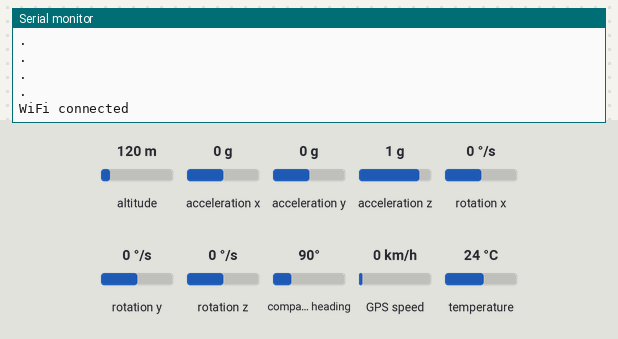
The sketch below on a simulated ESP32. On the bench: the last lines printed to the serial monitor. Inputs (shaded band) come from the test bench; at power-on: acceleration x 0 g, altitude 120 m, acceleration y 0 g, acceleration z 1 g, GPS speed 0 km/h, rotation x 0 °/s, rotation y 0 °/s, rotation z 0 °/s, compass heading 90°, temperature 24 °C. WiFi joins after 1.5 s; servers stay silent unless stated; the GPS gets a fix after 3 s at 37.7749, -122.4194 with 8 satellites.

Above: at 2.7 s.
2.8 s: acceleration x set to -1.4 g
At 4.2 s:
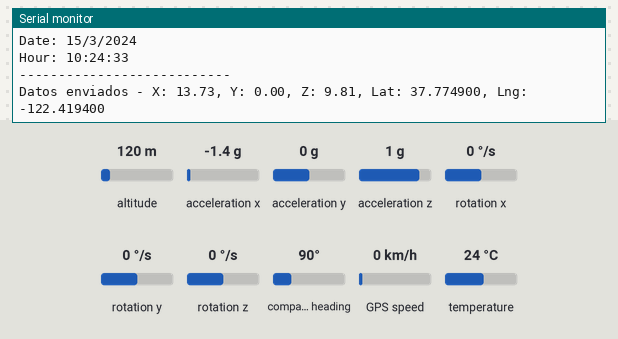
4.3 s: altitude set to 20 m
At 7.1 s:
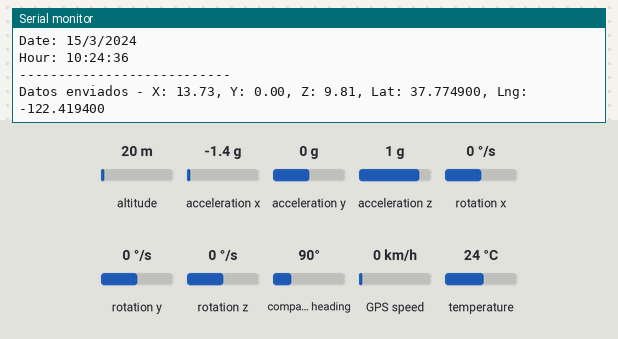
7.3 s: acceleration y set to -1.4 g
At 8.43 s:
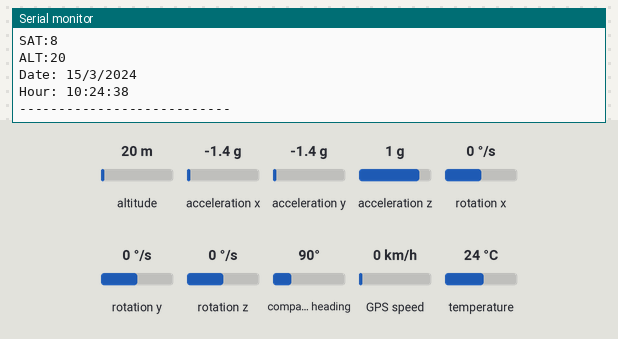
8.8 s: acceleration z set to -1.4 g
At 9.6 s:
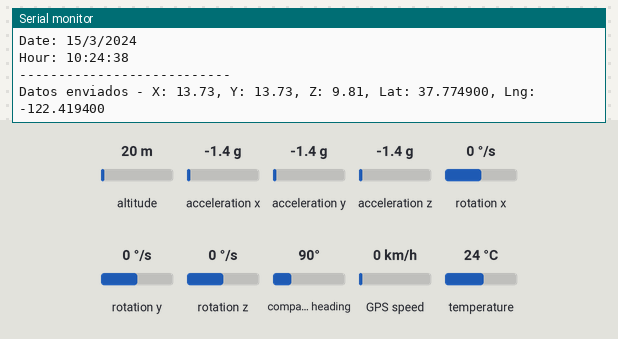
10.3 s: GPS speed set to 2 km/h
At 11.2 s:
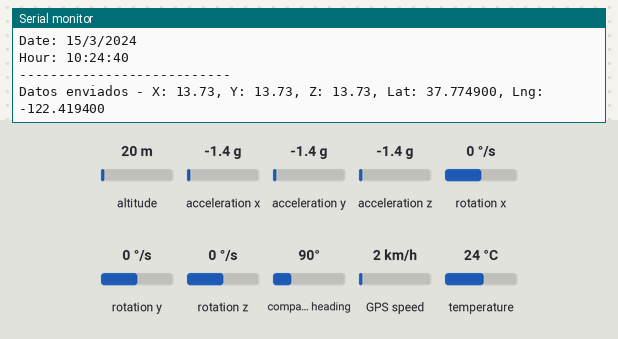
Timing chart, 0 to 12.8 s (numbered marks = the images above; inputs shaded):
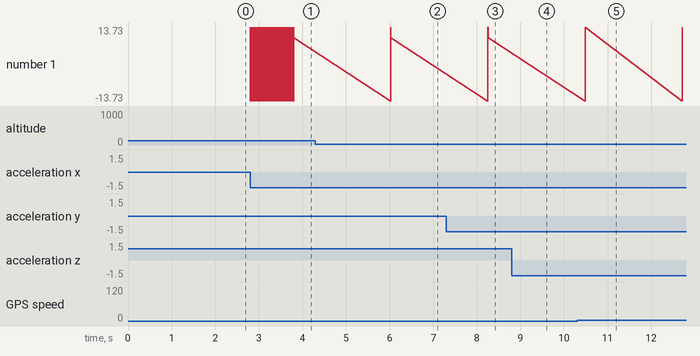

The sketch:

server_acc_gps.ino
```cpp
#include <TinyGPSPlus.h>
#include <Adafruit_Sensor.h>
#include <Adafruit_BusIO_Register.h>
#include <Adafruit_I2CDevice.h>
#include <Adafruit_I2CRegister.h>
#include <Adafruit_SPIDevice.h>
#include <Adafruit_MPU6050.h>
#include <Wire.h>
#include <HardwareSerial.h>
#include <WiFi.h>   // ESP32

#define WIFI_SSID "fran"
#define WIFI_PASSWORD "12345678"
#define RXD2 16
#define TXD2 17
#define NMEA 0

char   datoCmd = 0;
Adafruit_MPU6050 mpu;
TinyGPSPlus gps;
HardwareSerial neogps(1);

WiFiClient client;
const char* ssid = WIFI_SSID;
const char* password = WIFI_PASSWORD;
const char* server = "192.168.104.171"; // IP de la máquina que está corriendo el servidor
const int port = 8000;
const int sendingInterval = 2 * 1000;

void setup() {
  Serial.begin(115200);

  Serial.println("Connecting");

  WiFi.begin(ssid, password);
  while (WiFi.status() != WL_CONNECTED) {
    Serial.println(".");
    delay(100);
  }
  Serial.println("\r\nWiFi connected");

  // Inicialización del sensor MPU6050
  if (!mpu.begin()) {
    Serial.println("No se pudo encontrar MPU6050");
    while (1);
  }
  mpu.setAccelerometerRange(MPU6050_RANGE_8_G);

  // Inicialización del GPS NEO-6M
  neogps.begin(9600, SERIAL_8N1, RXD2, TXD2);
}

void loop() {
  // Leer datos del MPU6050
  sensors_event_t a, g, temp;
  mpu.getEvent(&a, &g, &temp);

  float ax = abs(a.acceleration.x);
  float ay = abs(a.acceleration.y);
  float az = abs(a.acceleration.z);

  // Detectar cambios bruscos en la aceleración
  if (abs(a.acceleration.x) > 3 || abs(a.acceleration.y) > 3 || abs(a.acceleration.z) > 20) {
    Serial.println(a.acceleration.x);
    Serial.println(a.acceleration.y);
    Serial.println(a.acceleration.z);
    Serial.println("----------------");
    Serial.println(abs(a.acceleration.x));
    Serial.println(abs(a.acceleration.y));
    Serial.println(abs(a.acceleration.z));
    Serial.println("----------------");
    Serial.println("Bache detectado");

    // Obtener datos GPS
    while (neogps.available() > 0) {
      gps.encode(neogps.read());
    }

    if (gps.location.isUpdated()) {
      Visualizacion_GPS();
      enviarDatosServer(ax, ay, az, gps.location.lat(), gps.location.lng());
    }
  }
}

void enviarDatosServer(float ax, float ay, float az, double lat, double lng) {
  if (client.connect(server, port)) {
    // Crear la cadena de solicitud HTTP con datos de GPS
    String req_uri = "/update?x=" + String(ax, 2) +
                     "&y=" + String(ay, 2) +
                     "&z=" + String(az, 2) +
                     "&lat=" + String(lat, 6) +
                     "&lng=" + String(lng, 6);
    client.print("GET " + req_uri + " HTTP/1.1\r\n" +
                 "Host: " + server + "\r\n" +
                 "Connection: close\r\n\r\n");
    Serial.printf("Datos enviados - X: %s, Y: %s, Z: %s, Lat: %s, Lng: %s\n",
                  String(ax, 2).c_str(),
                  String(ay, 2).c_str(),
                  String(az, 2).c_str(),
                  String(lat, 6).c_str(),
                  String(lng, 6).c_str());
  } else {
    Serial.println("Error al conectar con el servidor");
  }
  client.stop();
  delay(sendingInterval);
}

void Visualizacion_GPS() {
  if (gps.location.isValid()) {
    Serial.print("Lat: ");
    Serial.println(gps.location.lat(), 6);
    Serial.print("Lng: ");
    Serial.println(gps.location.lng(), 6);
    Serial.print("Speed: ");
    Serial.println(gps.speed.kmph());
    Serial.print("SAT:");
    Serial.println(gps.satellites.value());
    Serial.print("ALT:");
    Serial.println(gps.altitude.meters(), 0);

    Serial.print("Date: ");
    Serial.print(gps.date.day()); Serial.print("/");
    Serial.print(gps.date.month()); Serial.print("/");
    Serial.println(gps.date.year());

    Serial.print("Hour: ");
    Serial.print(gps.time.hour()); Serial.print(":");
    Serial.print(gps.time.minute()); Serial.print(":");
    Serial.println(gps.time.second());
    Serial.println("---------------------------");
  } else {
    Serial.println("Sin señal GPS");
  }
}

void validarGPS() {
  // Esta parte del código se debe probar...
  if (NMEA) {
    while (neogps.available()) {
      datoCmd = (char)neogps.read();
      Serial.print(datoCmd);
    }
  } else {
    boolean newData = false;
    for (unsigned long start = millis(); millis() - start < 1000;) {
      while (neogps.available()) {
        if (gps.encode(neogps.read())) {
          newData = true;
        }
      }
    }

    if (newData) {
      newData = false;
      Serial.println(gps.satellites.value());
      Visualizacion_GPS();
    }
  }
}
```

Measured:
- after the input at 2.8 s, the serial monitor: prints a new line at once (image 1)
- after the input at 4.3 s, the serial monitor: prints a new line after 1.7 s (image 2)
- after the input at 10.3 s, the serial monitor: prints a new line after 0.20 s (image 5)
